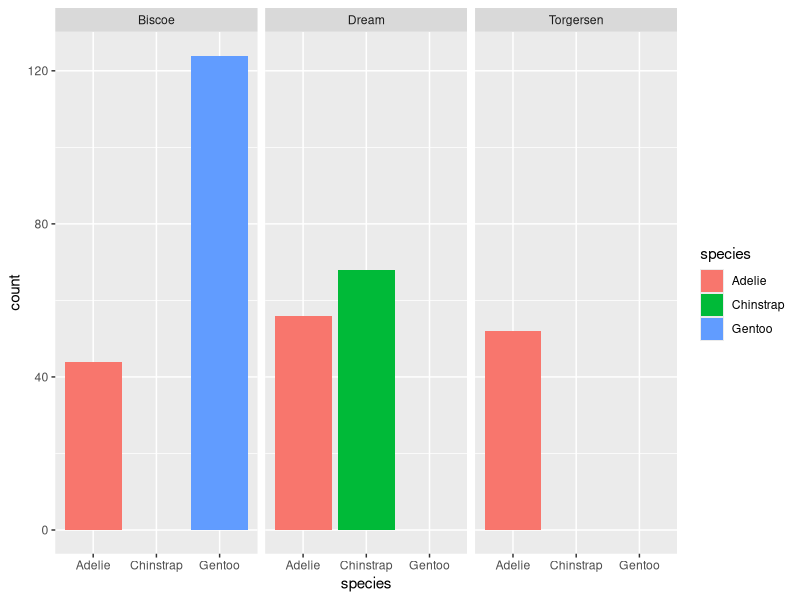
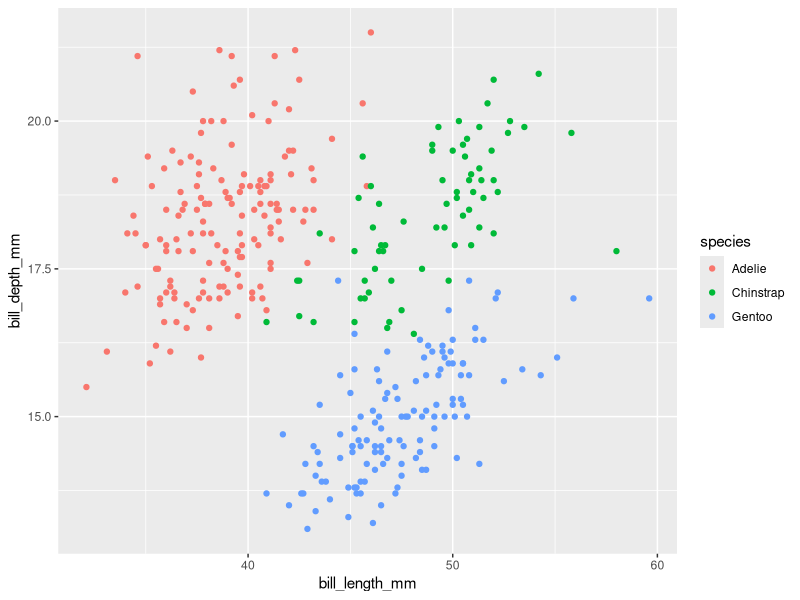
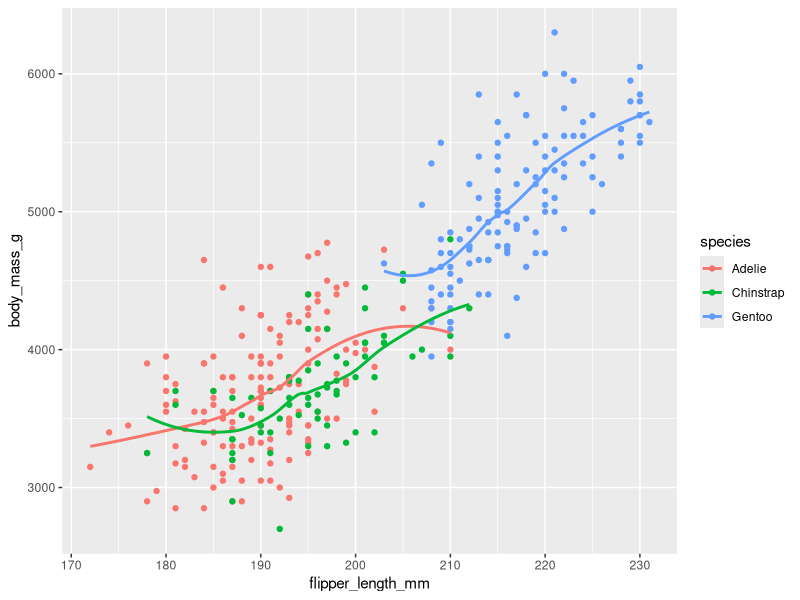
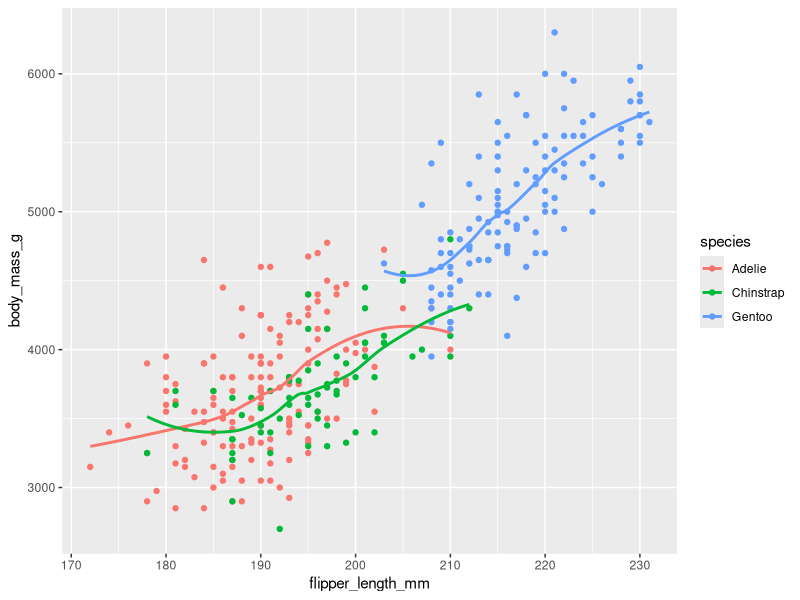

These figures' R source, in order:
## ---- chunk 1

## By default, show code for all chunks in the knitted document,
## as well as the output. To override for a particular chunk
## use echo = FALSE in its options.
knitr::opts_chunk$set(echo = TRUE)

## Set the default size of figures
knitr::opts_chunk$set(fig.width=8, fig.height=5)  

## Load the libraries you will be using 
library(here)
library(tidyverse)

## Load the dataset you will be using
library(palmerpenguins)

## ---- chunk 2

View(penguins)

summary(penguins)

table(penguins$species)

table(penguins$island)

table(penguins$year)

## ---- chunk 3

p1 <- ggplot(data = penguins,
            mapping = aes(x = species,
                          fill = species))

p1 + 
  geom_bar() +
  facet_wrap(~island)


## ---- chunk 4

p2 <- ggplot(data = penguins,
             mapping = aes(x = bill_length_mm,
                           y = bill_depth_mm,
                           color = species))

p2 + 
  geom_point()


## ---- chunk 5

p3 <- ggplot(data = penguins,
             mapping = aes(x = flipper_length_mm,
                           y = body_mass_g,
                           color = species))

p3 + 
  geom_point() +
  geom_smooth(se = FALSE)

## ---- chunk 6

p4 <- ggplot(data = penguins,
             mapping = aes(x = flipper_length_mm,
                           y = body_mass_g,
                           color = species))

p4_save <- p4 + geom_point() +
  geom_smooth(se = FALSE) 

ggsave(file = "test.svg", 
       plot = p4_save, 
       device = "svg",
       width = 10, 
       height = 8)

# Might get this error: Error in loadNamespace(name) : there is no package called ‘svglite’
# If so, need to run install.packages("svglite") 

